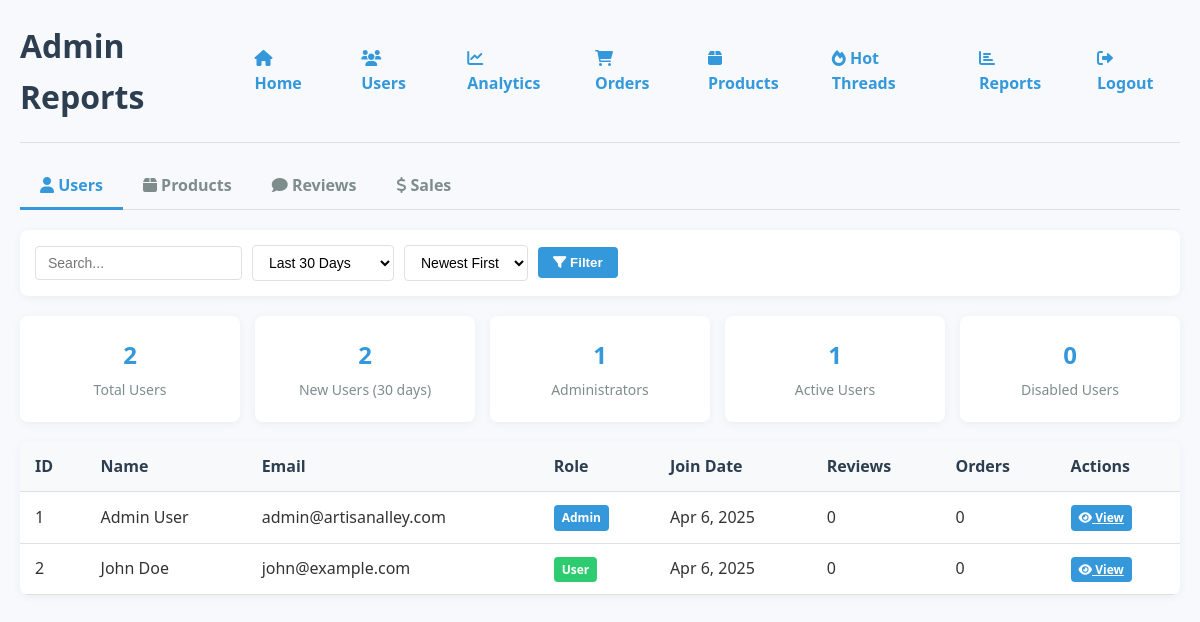
Page /admin_reports.php (signed in) on the committed database.
### tables this page shows
CREATE TABLE IF NOT EXISTS users (
    id INT AUTO_INCREMENT PRIMARY KEY,
    name VARCHAR(100) NOT NULL,
    email VARCHAR(100) NOT NULL UNIQUE,
    password VARCHAR(255) NOT NULL,
    role ENUM('user', 'admin') DEFAULT 'user',
    profile_image VARCHAR(255) DEFAULT 'default.png',
    created_at TIMESTAMP DEFAULT CURRENT_TIMESTAMP
);

### public/admin_reports.php (the view, shortened to what this page needs)
<?php
require_once '../config/db.php';
$report_type = isset($_GET['type']) ? $_GET['type'] : 'users';
$range = isset($_GET['range']) ? $_GET['range'] : 'month';
switch ($range) {
    case 'month':
        $date_clause = "DATE_SUB(NOW(), INTERVAL 1 MONTH)";
        break;
}
if (!empty($date_clause)) {
    switch ($report_type) {
        case 'users':
            $time_condition = "AND u.created_at >= $date_clause";
            break;
    }
} else {
    $time_condition = "";
}
$search = isset($_GET['search']) ? trim($_GET['search']) : '';
$sort = isset($_GET['sort']) ? $_GET['sort'] : 'latest';
$page = isset($_GET['page']) ? intval($_GET['page']) : 1;
$limit = 20;
$offset = ($page - 1) * $limit;
$query = "";
$search_condition = "";
$sort_order = "";
switch ($sort) {
    default:
        $sort_order = "ORDER BY created_at DESC";
}
switch ($report_type) {
    case 'users':
        $query = "
            SELECT
                u.id,
                u.name,
                u.email,
                u.role,
                u.created_at,
                (SELECT COUNT(*) FROM reviews WHERE user_id = u.id) as review_count,
                (SELECT COUNT(*) FROM orders WHERE user_id = u.id) as order_count
            FROM users u
            WHERE 1=1 $time_condition $search_condition
            $sort_order
            LIMIT $offset, $limit
        ";
        break;
}
$result = $conn->query($query);
switch ($report_type) {
    case 'users':
        $summary_query = "
            SELECT
                COUNT(*) as total_users,
                SUM(CASE WHEN role = 'admin' THEN 1 ELSE 0 END) as admin_count,
                SUM(CASE WHEN role = 'user' THEN 1 ELSE 0 END) as user_count,
                SUM(CASE WHEN role = 'disabled' THEN 1 ELSE 0 END) as disabled_count,
                COUNT(CASE WHEN u.created_at >= DATE_SUB(NOW(), INTERVAL 30 DAY) THEN 1 END) as new_users
            FROM users u
        ";
        $summary_result = $conn->query($summary_query);
        $summary = $summary_result->fetch_assoc();
        break;
}
?>
<!DOCTYPE html>
<html>
<head>
    <link rel="stylesheet" href="/src/main.css">
    <link rel="stylesheet" href="https://cdnjs.cloudflare.com/ajax/libs/font-awesome/6.0.0/css/all.min.css">
</head>
<body>
    <div class="admin-header">
        <h1>Admin Reports</h1>
        <nav class="admin-nav">
            <a href="index.php"><i class="fas fa-home"></i> Home</a>
            <a href="admin_dashboard.php"><i class="fas fa-users"></i> Users</a>
            <a href="admin_analytics.php"><i class="fas fa-chart-line"></i> Analytics</a>
            <a href="admin_orders.php"><i class="fas fa-shopping-cart"></i> Orders</a>
            <a href="admin_products.php"><i class="fas fa-box"></i> Products</a>
            <a href="admin_hot_threads.php"><i class="fas fa-fire"></i> Hot Threads</a>
            <a href="admin_reports.php"><i class="fas fa-chart-bar"></i> Reports</a>
            <a href="logout.php"><i class="fas fa-sign-out-alt"></i> Logout</a>
        </nav>
    </div>
    <div class="report-tabs">
        <a href="?type=users<?php echo !empty($range) ? "&range=$range" : ""; ?>" class="tab <?php echo ($report_type === 'users') ? 'active' : ''; ?>">
            <i class="fas fa-user"></i> Users
        </a>
        <a href="?type=products<?php echo !empty($range) ? "&range=$range" : ""; ?>" class="tab <?php echo ($report_type === 'products') ? 'active' : ''; ?>">
            <i class="fas fa-box"></i> Products
        </a>
        <a href="?type=reviews<?php echo !empty($range) ? "&range=$range" : ""; ?>" class="tab <?php echo ($report_type === 'reviews') ? 'active' : ''; ?>">
            <i class="fas fa-comment"></i> Reviews
        </a>
        <a href="?type=sales<?php echo !empty($range) ? "&range=$range" : ""; ?>" class="tab <?php echo ($report_type === 'sales') ? 'active' : ''; ?>">
            <i class="fas fa-dollar-sign"></i> Sales
        </a>
    </div>
    <div class="filter-bar">
        <form class="filter-form" method="GET" action="">
            <input type="text" name="search" class="filter-input" placeholder="Search..." value="<?php echo htmlspecialchars($search); ?>">
            <select name="range" class="filter-select">
                <option value="month" <?php echo ($range === 'month') ? 'selected' : ''; ?>>Last 30 Days</option>
            </select>
            <select name="sort" class="filter-select">
                <?php if ($report_type === 'users'): ?>
                    <option value="latest" <?php echo ($sort === 'latest') ? 'selected' : ''; ?>>Newest First</option>
                <?php endif; ?>
            </select>
            <button type="submit" class="filter-button">
                <i class="fas fa-filter"></i> Filter
            </button>
        </form>
    </div>
    <div class="summary-cards">
        <?php if ($report_type === 'users'): ?>
            <div class="summary-card">
                <div class="card-value"><?php echo number_format($summary['total_users']); ?></div>
                <p class="card-label">Total Users</p>
            </div>
            <div class="summary-card">
                <div class="card-value"><?php echo number_format($summary['new_users']); ?></div>
                <p class="card-label">New Users (30 days)</p>
            </div>
            <div class="summary-card">
                <div class="card-value"><?php echo number_format($summary['admin_count']); ?></div>
                <p class="card-label">Administrators</p>
            </div>
            <div class="summary-card">
                <div class="card-value"><?php echo number_format($summary['user_count']); ?></div>
                <p class="card-label">Active Users</p>
            </div>
            <div class="summary-card">
                <div class="card-value"><?php echo number_format($summary['disabled_count']); ?></div>
                <p class="card-label">Disabled Users</p>
            </div>
        <?php endif; ?>
    </div>
    <div class="results-table">
        <table class="data-table">
            <?php if ($report_type === 'users'): ?>
                <thead>
                    <tr>
                        <th>ID</th>
                        <th>Name</th>
                        <th>Email</th>
                        <th>Role</th>
                        <th>Join Date</th>
                        <th>Reviews</th>
                        <th>Orders</th>
                        <th>Actions</th>
                    </tr>
                </thead>
                <tbody>
                    <?php if ($result && $result->num_rows > 0): ?>
                        <?php while ($row = $result->fetch_assoc()): ?>
                            <tr>
                                <td><?php echo $row['id']; ?></td>
                                <td><?php echo htmlspecialchars($row['name']); ?></td>
                                <td><?php echo htmlspecialchars($row['email']); ?></td>
                                <td>
                                    <span class="badge badge-<?php echo $row['role']; ?>">
                                        <?php echo ucfirst($row['role']); ?>
                                    </span>
                                </td>
                                <td><?php echo date('M j, Y', strtotime($row['created_at'])); ?></td>
                                <td><?php echo $row['review_count']; ?></td>
                                <td><?php echo $row['order_count']; ?></td>
                                <td>
                                    <a href="admin_user_view.php?id=<?php echo $row['id']; ?>" class="badge badge-admin">
                                        <i class="fas fa-eye"></i> View
                                    </a>
                                </td>
                            </tr>
                        <?php endwhile; ?>
                    <?php else: ?>
                        <tr>
                            <td colspan="8" style="text-align: center;">No users found.</td>
                        </tr>
                    <?php endif; ?>
                </tbody>
            <?php endif; ?>
        </table>
    </div>
</body>
</html>

### src/main.css (style rules this page uses)
:root { --primary-color: #2c3e50; --secondary-color: #e67e22; --accent-color: #3498db; --text-color: #333; --light-gray: #f5f6fa; --white: #ffffff; }
body { font-family: 'Inter', -apple-system, BlinkMacSystemFont, sans-serif; margin: 0; padding: 0; color: var(--text-color); line-height: 1.6; }

### public/admin_reports.php (style rules this page uses)
body { font-family: 'Segoe UI', Tahoma, Geneva, Verdana, sans-serif; line-height: 1.6; color: #333; margin: 0; padding: 20px; background-color: #f7f9fc; }
.admin-header { display: flex; justify-content: space-between; align-items: center; margin-bottom: 20px; padding-bottom: 20px; border-bottom: 1px solid #e0e0e0; }
.admin-header h1 { margin: 0; color: #2c3e50; }
.admin-nav { display: flex; gap: 15px; }
.admin-nav a { text-decoration: none; color: #3498db; font-weight: 600; padding: 8px 15px; border-radius: 5px; transition: all 0.3s ease; }
.report-tabs { display: flex; border-bottom: 1px solid #e0e0e0; margin-bottom: 20px; }
.tab { padding: 10px 20px; cursor: pointer; font-weight: 600; color: #7f8c8d; position: relative; text-decoration: none; }
.tab.active { color: #3498db; }
.tab.active::after { content: ''; display: block; position: absolute; bottom: -1px; left: 0; width: 100%; height: 3px; background-color: #3498db; }
.filter-bar { display: flex; justify-content: space-between; margin-bottom: 20px; background: white; padding: 15px; border-radius: 8px; box-shadow: 0 2px 10px rgba(0, 0, 0, 0.05); }
.filter-form { display: flex; gap: 10px; align-items: center; }
.filter-input { padding: 8px 12px; border: 1px solid #e0e0e0; border-radius: 4px; font-size: 14px; outline: none; }
.filter-select { padding: 8px 12px; border: 1px solid #e0e0e0; border-radius: 4px; font-size: 14px; outline: none; background-color: white; }
.filter-button { padding: 8px 15px; background-color: #3498db; color: white; border: none; border-radius: 4px; font-weight: 600; cursor: pointer; transition: background-color 0.3s ease; }
.summary-cards { display: grid; grid-template-columns: repeat(auto-fit, minmax(200px, 1fr)); gap: 15px; margin-bottom: 20px; }
.summary-card { background-color: white; border-radius: 8px; padding: 20px; text-align: center; box-shadow: 0 2px 10px rgba(0, 0, 0, 0.05); }
.card-value { font-size: 24px; font-weight: 700; color: #3498db; margin-bottom: 5px; }
.card-label { font-size: 14px; color: #7f8c8d; margin: 0; }
.results-table { width: 100%; background-color: white; border-radius: 8px; overflow: hidden; box-shadow: 0 2px 10px rgba(0, 0, 0, 0.05); margin-bottom: 20px; }
.data-table { width: 100%; border-collapse: collapse; }
.data-table th, .data-table td { padding: 12px 15px; text-align: left; border-bottom: 1px solid #e0e0e0; }
.data-table th { font-weight: 600; color: #2c3e50; background-color: #f8f9fa; }
.badge { display: inline-block; padding: 3px 8px; border-radius: 4px; font-size: 12px; font-weight: 600; }
.badge-admin { background-color: #3498db; color: white; }
.badge-user { background-color: #2ecc71; color: white; }

### rows in the picture
users: id "1", name "Admin User", email "admin@artisanalley.com", role "Admin", created_at "Apr 6, 2025", review_count "0", order_count "0"
users: id "2", name "John Doe", email "john@example.com", role "User", created_at "Apr 6, 2025", review_count "0", order_count "0"

### other values in the picture
$summary['total_users'] "2"
$summary['new_users'] "2"
$summary['admin_count'] "1"
$summary['user_count'] "1"
$summary['disabled_count'] "0"
